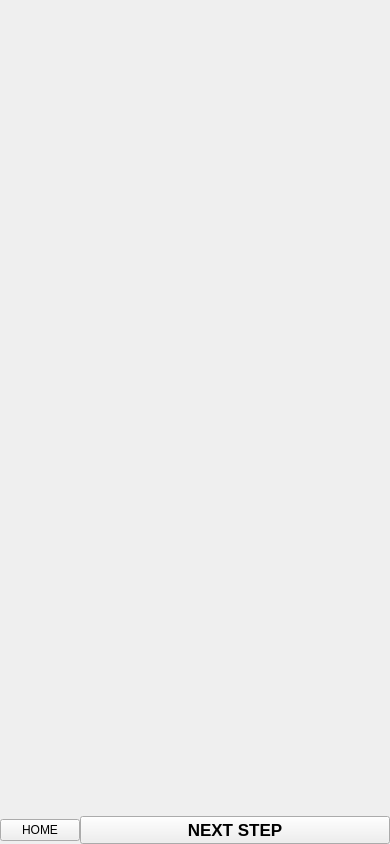
<?xml version="1.0" encoding="UTF-8"?>
<ui version="4.0">
 <class>Widget</class>
 <widget class="QWidget" name="Widget">
  <property name="geometry">
   <rect>
    <x>0</x>
    <y>0</y>
    <width>390</width>
    <height>844</height>
   </rect>
  </property>
  <property name="sizePolicy">
   <sizepolicy hsizetype="Ignored" vsizetype="Ignored">
    <horstretch>0</horstretch>
    <verstretch>0</verstretch>
   </sizepolicy>
  </property>
  <property name="windowTitle">
   <string>Widget</string>
  </property>
  <layout class="QVBoxLayout" name="verticalLayout_2">
   <property name="spacing">
    <number>0</number>
   </property>
   <property name="leftMargin">
    <number>0</number>
   </property>
   <property name="topMargin">
    <number>0</number>
   </property>
   <property name="rightMargin">
    <number>0</number>
   </property>
   <property name="bottomMargin">
    <number>0</number>
   </property>
   <item>
    <widget class="QScrollArea" name="scrollArea">
     <property name="styleSheet">
      <string notr="true">background: transparent;   </string>
     </property>
     <property name="widgetResizable">
      <bool>true</bool>
     </property>
     <widget class="QWidget" name="scrollAreaWidgetContents">
      <property name="geometry">
       <rect>
        <x>0</x>
        <y>0</y>
        <width>388</width>
        <height>810</height>
       </rect>
      </property>
      <layout class="QVBoxLayout" name="verticalLayout" stretch="0">
       <property name="spacing">
        <number>0</number>
       </property>
       <property name="leftMargin">
        <number>0</number>
       </property>
       <property name="topMargin">
        <number>0</number>
       </property>
       <property name="rightMargin">
        <number>0</number>
       </property>
       <property name="bottomMargin">
        <number>0</number>
       </property>
       <item>
        <widget class="QWidget" name="widget" native="true">
         <property name="sizePolicy">
          <sizepolicy hsizetype="Expanding" vsizetype="Expanding">
           <horstretch>0</horstretch>
           <verstretch>0</verstretch>
          </sizepolicy>
         </property>
         <widget class="QWidget" name="widget_2" native="true">
          <property name="geometry">
           <rect>
            <x>10</x>
            <y>10</y>
            <width>371</width>
            <height>791</height>
           </rect>
          </property>
         </widget>
        </widget>
       </item>
      </layout>
     </widget>
    </widget>
   </item>
   <item>
    <layout class="QHBoxLayout" name="horizontalLayout">
     <property name="spacing">
      <number>0</number>
     </property>
     <item>
      <widget class="QPushButton" name="pushButton">
       <property name="sizePolicy">
        <sizepolicy hsizetype="Fixed" vsizetype="Fixed">
         <horstretch>0</horstretch>
         <verstretch>0</verstretch>
        </sizepolicy>
       </property>
       <property name="text">
        <string>HOME</string>
       </property>
      </widget>
     </item>
     <item>
      <widget class="QPushButton" name="flower1">
       <property name="font">
        <font>
         <family>Arial</family>
         <pointsize>13</pointsize>
         <bold>true</bold>
        </font>
       </property>
       <property name="text">
        <string>NEXT STEP</string>
       </property>
      </widget>
     </item>
    </layout>
   </item>
  </layout>
 </widget>
 <resources/>
 <connections/>
</ui>
